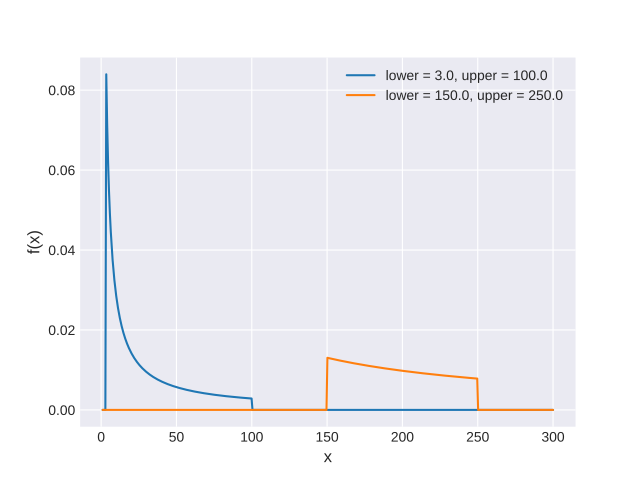

Generate this figure with Python:
import matplotlib.pyplot as plt
import numpy as np
plt.style.use('seaborn-darkgrid')
x = np.linspace(1., 300., 500)
ls = [3., 150.]
us = [100., 250.]
for l, u in zip(ls, us):
    y = np.zeros(500)
    inside = (x<u) & (x>l)
    y[inside] = 1. / ((np.log(u) - np.log(l)) * x[inside])
    plt.plot(x, y, label='lower = {}, upper = {}'.format(l, u))
plt.xlabel('x', fontsize=12)
plt.ylabel('f(x)', fontsize=12)
plt.legend(loc=1)
plt.show()
